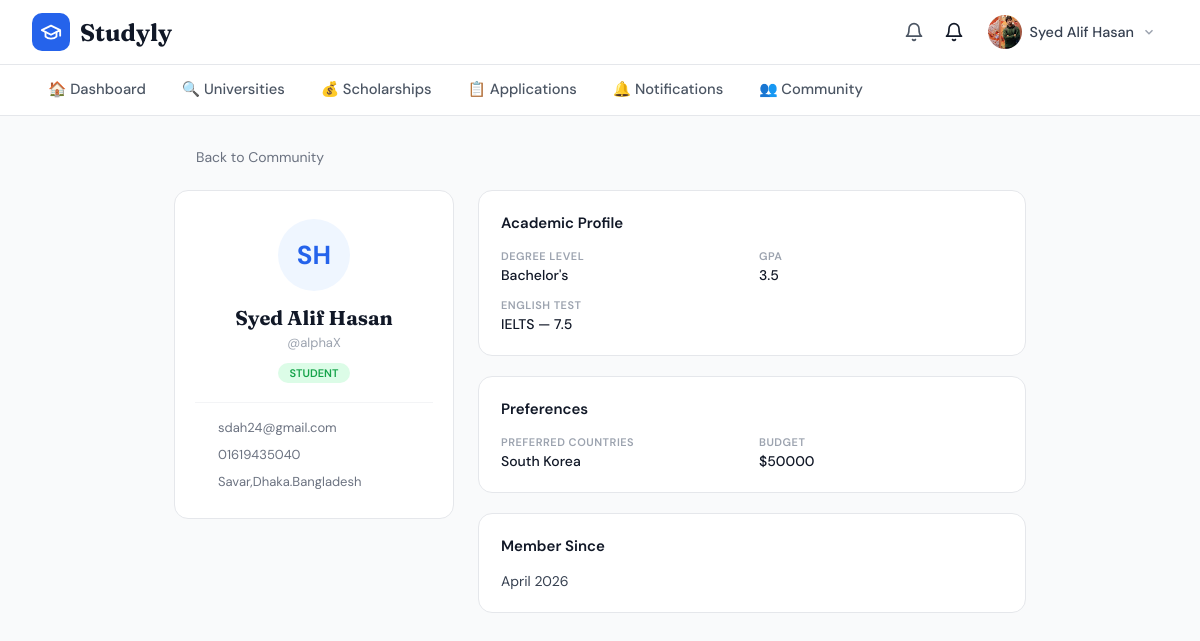
The app's page /community/1/ (signed in), older data.
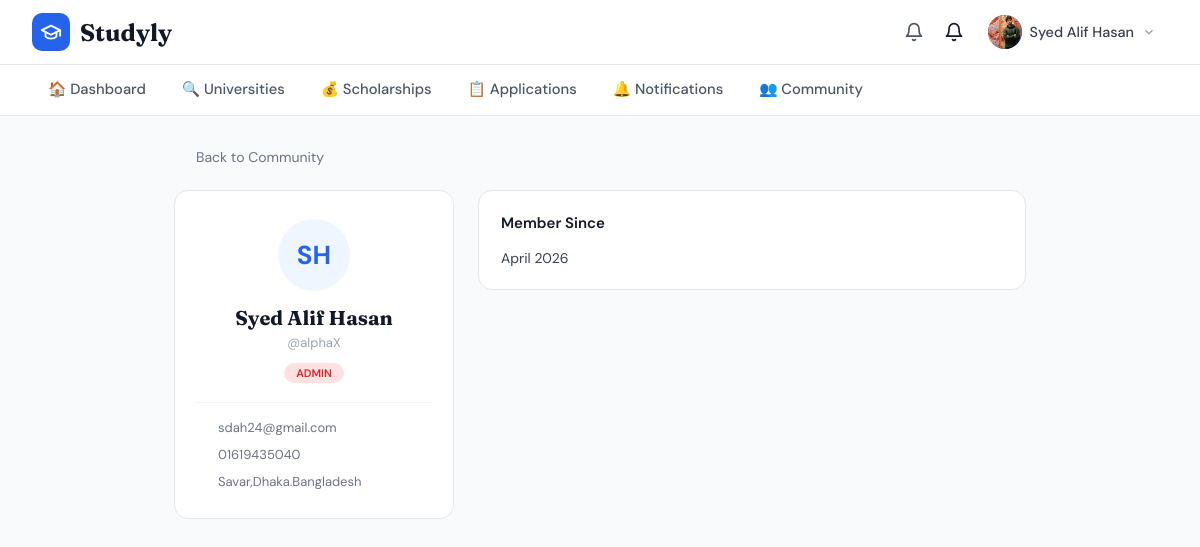
The same page, newer data.
### users/models.py (models this page shows, shortened)
class User(AbstractUser):
    ROLE_CHOICES = [
        ('student', 'Student'),
        ('admin', 'Admin'),
        ('consultant', 'Educational Consultant'),
    ]
    role = models.CharField(max_length=20, choices=ROLE_CHOICES, default='student')

class Profile(models.Model):
    user = models.OneToOneField(
        User,
        on_delete=models.CASCADE,
        related_name='profile'
    )
    phone_number = models.CharField(max_length=20, blank=True, null=True)
    date_of_birth = models.DateField(blank=True, null=True)
    address = models.TextField(blank=True, null=True)
    profile_picture = models.ImageField(
        upload_to='profile_pics/', blank=True, null=True
    )
    GPA = models.FloatField(null=True, blank=True)
    degree_level = models.CharField(
        max_length=50,
        choices=[
            ('bachelor', "Bachelor's"),
            ('master', "Master's"),
            ('phd', 'PhD'),
        ],
        blank=True,
        null=True
    )
    english_proficiency = models.CharField(
        max_length=50,
        choices=[
            ('ielts', 'IELTS'),
            ('toefl', 'TOEFL'),
            ('none', 'None'),
        ],
        blank=True,
        null=True
    )
    english_score = models.FloatField(null=True, blank=True)
    work_experience_years = models.IntegerField(default=0)
    preferred_countries = models.CharField(max_length=255, blank=True, null=True)
    budget = models.DecimalField(
        max_digits=10, decimal_places=2, null=True, blank=True
    )
    created_at = models.DateTimeField(auto_now_add=True)
    updated_at = models.DateTimeField(auto_now=True)

### community/views.py (the view)
# urls.py: path('<int:pk>/', views.community_profile, name='profile'),
@login_required
def community_profile(request, pk):
    profile_user = get_object_or_404(User, pk=pk)
    context = {
        'profile_user': profile_user,
        'active_nav': 'community',
    }
    return render(request, 'community/profile.html', context)

### users/context_processors.py (called while the page is built)
def unread_notifications(request):
    if request.user.is_authenticated:
        from notifications.models import Notification
        count = Notification.objects.filter(user=request.user, is_read=False).count()
        return {'unread_notif_count': count}
    return {'unread_notif_count': 0}

### templates/community/profile.html (shortened to what this page needs)
{% extends 'base.html' %}
{% block content %}
<div class="profile-page">
  <a href="{% url 'community:list' %}" class="back-link">
    <i data-lucide="arrow-left" style="width:16px;height:16px;"></i> Back to Community
  </a>
  <div class="profile-layout">
    <div class="profile-card">
      <div class="profile-avatar">{{ profile_user.first_name|first|upper }}{{ profile_user.last_name|first|upper }}</div>
      <h2 class="profile-name">{{ profile_user.get_full_name|default:profile_user.username }}</h2>
      <p class="profile-username">@{{ profile_user.username }}</p>
      <span class="role-badge role-badge--{{ profile_user.role }}">{{ profile_user.get_role_display }}</span>
      <div class="profile-meta-list">
        {% if profile_user.email %}
        <div class="meta-row"><i data-lucide="mail" style="width:15px;height:15px;"></i> {{ profile_user.email }}</div>
        {% endif %}
        {% if profile_user.profile.phone_number %}
        <div class="meta-row"><i data-lucide="phone" style="width:15px;height:15px;"></i> {{ profile_user.profile.phone_number }}</div>
        {% endif %}
        {% if profile_user.profile.address %}
        <div class="meta-row"><i data-lucide="map-pin" style="width:15px;height:15px;"></i> {{ profile_user.profile.address }}</div>
        {% endif %}
      </div>
    </div>
    <div class="profile-details">
      {% if profile_user.role == 'student' %}
      <div class="detail-section">
        <h3 class="section-title">Academic Profile</h3>
        <div class="detail-grid">
          {% if profile_user.profile.degree_level %}
          <div class="detail-item">
            <span class="detail-label">Degree Level</span>
            <span class="detail-value">{{ profile_user.profile.get_degree_level_display }}</span>
          </div>
          {% endif %}
          {% if profile_user.profile.GPA %}
          <div class="detail-item">
            <span class="detail-label">GPA</span>
            <span class="detail-value">{{ profile_user.profile.GPA }}</span>
          </div>
          {% endif %}
          {% if profile_user.profile.english_proficiency %}
          <div class="detail-item">
            <span class="detail-label">English Test</span>
            <span class="detail-value">{{ profile_user.profile.english_proficiency|upper }}{% if profile_user.profile.english_score %} — {{ profile_user.profile.english_score }}{% endif %}</span>
          </div>
          {% endif %}
        </div>
      </div>
      <div class="detail-section">
        <h3 class="section-title">Preferences</h3>
        <div class="detail-grid">
          {% if profile_user.profile.preferred_countries %}
          <div class="detail-item">
            <span class="detail-label">Preferred Countries</span>
            <span class="detail-value">{{ profile_user.profile.preferred_countries }}</span>
          </div>
          {% endif %}
          {% if profile_user.profile.budget %}
          <div class="detail-item">
            <span class="detail-label">Budget</span>
            <span class="detail-value">${{ profile_user.profile.budget|floatformat:0 }}</span>
          </div>
          {% endif %}
        </div>
      </div>
      {% endif %}
      <div class="detail-section">
        <h3 class="section-title">Member Since</h3>
        <p style="color:#374151;font-size:14px;">{{ profile_user.date_joined|date:"F Y" }}</p>
      </div>
    </div>
  </div>
</div>
{% endblock %}

### templates/base.html (shortened to what this page needs)
<!DOCTYPE html>
<html lang="en">
<head>
</head>
<body>
{% if user.is_authenticated and not skip_nav %}
<nav class="top-nav">
  <div class="top-nav-inner">
    <a href="{% url 'dashboard:dashboard' %}" class="logo">
      <div class="logo-icon">
        <svg xmlns="http://www.w3.org/2000/svg" width="22" height="22" fill="none" stroke="white" stroke-width="2" stroke-linecap="round" stroke-linejoin="round" viewBox="0 0 24 24">
          <path d="M22 10v6M2 10l10-5 10 5-10 5z"/><path d="M6 12v5c3 3 9 3 12 0v-5"/>
        </svg>
      </div>
      <span class="logo-text">Studyly</span>
    </a>
    <div class="nav-right">
     <a href="{% url 'notifications:list' %}" class="bell-btn" style="position:relative;">
  <svg xmlns="http://www.w3.org/2000/svg" width="20" height="20" fill="none" stroke="currentColor" stroke-width="2" stroke-linecap="round" stroke-linejoin="round" viewBox="0 0 24 24">
    <path d="M18 8A6 6 0 0 0 6 8c0 7-3 9-3 9h18s-3-2-3-9"/><path d="M13.73 21a2 2 0 0 1-3.46 0"/>
  </svg>
</a>
        <svg xmlns="http://www.w3.org/2000/svg" width="20" height="20" fill="none" stroke="currentColor" stroke-width="2" stroke-linecap="round" stroke-linejoin="round" viewBox="0 0 24 24">
          <path d="M18 8A6 6 0 0 0 6 8c0 7-3 9-3 9h18s-3-2-3-9"/><path d="M13.73 21a2 2 0 0 1-3.46 0"/>
        </svg>
      <div class="user-dropdown-wrap" id="userDropdown">
        <div class="user-btn" onclick="toggleDropdown()">
          <div class="user-avatar">
            {% if user.profile.profile_picture %}
              <img src="{{ user.profile.profile_picture.url }}" alt="avatar">
            {% else %}
              <svg xmlns="http://www.w3.org/2000/svg" width="16" height="16" fill="none" stroke="white" stroke-width="2" stroke-linecap="round" stroke-linejoin="round" viewBox="0 0 24 24">
                <path d="M20 21v-2a4 4 0 0 0-4-4H8a4 4 0 0 0-4 4v2"/><circle cx="12" cy="7" r="4"/>
              </svg>
            {% endif %}
          </div>
          <span class="user-name">{{ user.get_full_name|default:user.username }}</span>
          <svg class="chevron" xmlns="http://www.w3.org/2000/svg" width="14" height="14" fill="none" stroke="currentColor" stroke-width="2.5" viewBox="0 0 24 24"><polyline points="6 9 12 15 18 9"/></svg>
        </div>
      </div>
    </div>
  </div>
</nav>
<div class="sec-nav">
  <div class="sec-nav-inner">
    <a href="{% url 'dashboard:dashboard' %}"  class="nav-link {% block nav_dashboard %}{% endblock %}">🏠 Dashboard</a>
    <a href="{% url 'universities:list' %}"    class="nav-link {% block nav_universities %}{% endblock %}">🔍 Universities</a>
    <a href="{% url 'scholarships:list' %}"    class="nav-link {% block nav_scholarships %}{% endblock %}">💰 Scholarships</a>
    <a href="{% url 'applications:list' %}"    class="nav-link {% block nav_applications %}{% endblock %}">📋 Applications</a>
    <a href="{% url 'notifications:list' %}"   class="nav-link {% block nav_notifications %}{% endblock %}">🔔 Notifications</a>
      <a href="{% url 'community:list' %}" class="nav-link {% if active_nav == 'community' %}nav-link--active{% endif %}">👥 Community</a>
  </div>
</div>
{% endif %}
{% block content %}{% endblock %}
</body>
</html>

### templates/base.html (style rules this page uses)
*, *::before, *::after { box-sizing: border-box; margin: 0; padding: 0; }
body { font-family: 'DM Sans', sans-serif; background: #f9fafb; color: #111827; }
a { text-decoration: none; color: inherit; }
.top-nav { background: white; border-bottom: 1px solid #e5e7eb; position: sticky; top: 0; z-index: 200; }
.top-nav-inner { max-width: 1280px; margin: 0 auto; padding: 0 2rem; display: flex; align-items: center; justify-content: space-between; height: 64px; }
.logo { display: flex; align-items: center; gap: 10px; }
.logo-icon { background: #2563eb; padding: 8px; border-radius: 10px; display: flex; }
.logo-text { font-family: 'Fraunces', serif; font-size: 1.5rem; font-weight: 700; }
.nav-right { display: flex; align-items: center; gap: 12px; }
.bell-btn { padding: 8px; color: #4b5563; display: flex; align-items: center; }
.user-dropdown-wrap { position: relative; }
.user-btn { display: flex; align-items: center; gap: 8px; padding: 6px 12px; border-radius: 8px; cursor: pointer; transition: background .15s; }
.user-avatar { width: 34px; height: 34px; background: #2563eb; border-radius: 50%; display: flex; align-items: center; justify-content: center; flex-shrink: 0; overflow: hidden; }
.user-avatar img { width: 100%; height: 100%; object-fit: cover; }
.user-name { font-size: .9rem; font-weight: 500; color: #374151; }
.chevron { color: #9ca3af; transition: transform .2s; }
.sec-nav { background: white; border-bottom: 1px solid #e5e7eb; }
.sec-nav-inner { max-width: 1280px; margin: 0 auto; padding: 0 2rem; display: flex; gap: 4px; overflow-x: auto; }
.nav-link { display: flex; align-items: center; gap: 8px; padding: 14px 16px; border-bottom: 2px solid transparent; color: #4b5563; font-weight: 500; font-size: .92rem; white-space: nowrap; transition: color .15s; }

### templates/community/profile.html (style rules this page uses)
.profile-page { max-width: 900px; margin: 0 auto; padding: 32px 24px; }
.back-link { display: inline-flex; align-items: center; gap: 6px; color: #6b7280; font-size: 14px; text-decoration: none; margin-bottom: 24px; }
.profile-layout { display: grid; grid-template-columns: 280px 1fr; gap: 24px; }
.profile-card { background: #fff; border: 1px solid #e5e7eb; border-radius: 14px; padding: 28px 20px; text-align: center; height: fit-content; }
.profile-avatar { width: 72px; height: 72px; background: #eff6ff; color: #2563eb; border-radius: 50%; font-size: 26px; font-weight: 700; display: flex; align-items: center; justify-content: center; margin: 0 auto 14px; }
.profile-name { font-family: 'Fraunces', serif; font-size: 20px; color: #111827; margin: 0 0 4px; }
.profile-username { color: #9ca3af; font-size: 13px; margin: 0 0 10px; }
.role-badge { padding: 3px 12px; border-radius: 20px; font-size: 11px; font-weight: 600; text-transform: uppercase; }
.role-badge--admin { background: #fee2e2; color: #dc2626; }
.profile-meta-list { margin-top: 20px; text-align: left; border-top: 1px solid #f3f4f6; padding-top: 16px; display: flex; flex-direction: column; gap: 10px; }
.meta-row { display: flex; align-items: center; gap: 8px; font-size: 13px; color: #6b7280; }
.profile-details { display: flex; flex-direction: column; gap: 20px; }
.detail-section { background: #fff; border: 1px solid #e5e7eb; border-radius: 14px; padding: 22px; }
.section-title { font-size: 15px; font-weight: 600; color: #111827; margin: 0 0 16px; }

Row changes from the older to the newer data that the page shows:
changed User "Syed Alif Hasan": role "STUDENT" → "ADMIN"; profile.degree_level "Bachelor's" → (not shown); profile.GPA "3.5" → (not shown); profile.english_proficiency "IELTS" → (not shown); profile.english_score "7.5" → (not shown); profile.preferred_countries "South Korea" → (not shown); profile.budget "50000" → (not shown)
Text that changed along with them:
text no longer shown: "Academic Profile DEGREE LEVEL GPA ENGLISH TEST — Preferences PREFERRED COUNTRIES BUDGET $"
